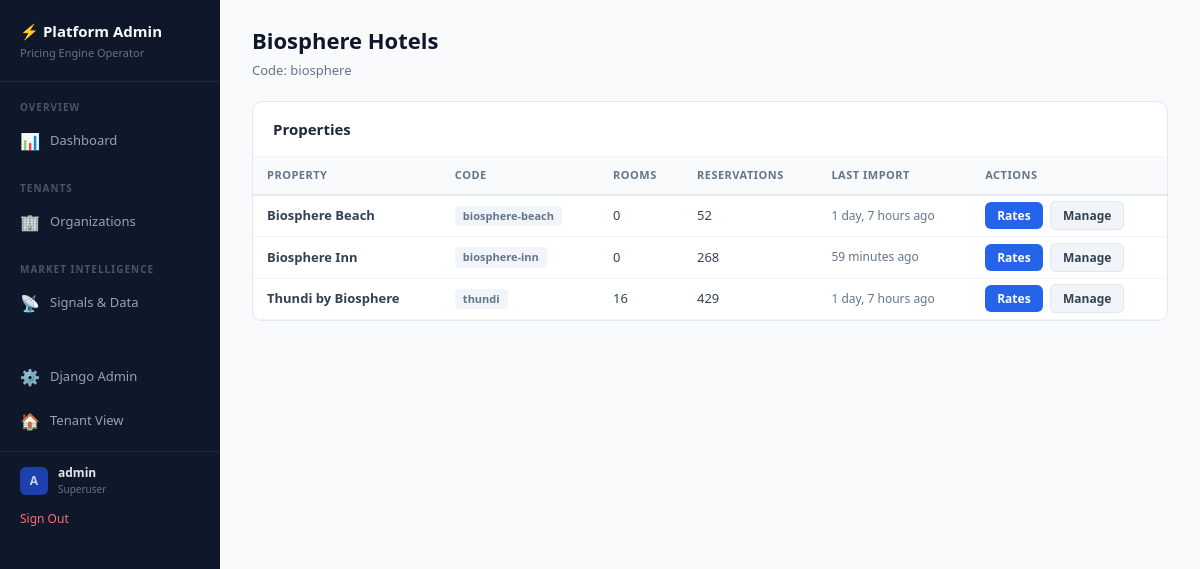
/platform/organizations/1/ (signed in), run on the app's committed database.
### pricing/models/core.py (models this page shows, shortened)
class Organization(models.Model):
    name = models.CharField(
        max_length=200,
        help_text="Organization name (e.g., 'Atoll Resorts Group')"
    )
    code = models.SlugField(
        max_length=50,
        unique=True,
        help_text="URL-friendly code (e.g., 'atoll-resorts')"
    )
    default_currency = models.CharField(
        max_length=3,
        default='USD',
        help_text="Default currency code (e.g., USD, EUR)"
    )
    currency_symbol = models.CharField(
        max_length=5,
        default='$',
        help_text="Currency symbol for display"
    )
    is_active = models.BooleanField(
        default=True,
        help_text="Whether this organization is active"
    )
    created_at = models.DateTimeField(auto_now_add=True)
    updated_at = models.DateTimeField(auto_now=True)
    class Meta:
        ordering = ['name']
        verbose_name = "Organization"
        verbose_name_plural = "Organizations"

class Property(models.Model):
    organization = models.ForeignKey(
        Organization,
        on_delete=models.PROTECT,
        related_name='properties',
        help_text="Parent organization"
    )
    name = models.CharField(
        max_length=200,
        default="My Hotel",
        help_text="Property name"
    )
    code = models.SlugField(
        max_length=50,
        help_text="URL-friendly code (e.g., 'biosphere-inn')"
    )
    reference_base_rate = models.DecimalField(
        max_digits=10,
        decimal_places=2,
        default=Decimal('100.00'),
        help_text="Reference rate for room index calculations (e.g., Standard Room rate)"
    )
    currency_symbol = models.CharField(
        max_length=5,
        default='$',
        help_text="Currency symbol to display"
    )
    location = models.CharField(
        max_length=255,
        blank=True,
        help_text="e.g., Maldives, Kaafu Atoll"
    )
    country_code = models.CharField(
        max_length=2,
        default='MV',
        db_index=True,
        help_text="ISO 3166-1 alpha-2 country code (e.g., 'MV' for Maldives)"
    )
    total_rooms = models.PositiveIntegerField(
        default=0,
        help_text="Total number of rooms (auto-calculated from room types)"
    )
    service_charge_percent = models.DecimalField(
        max_digits=5,
        decimal_places=2,
        default=Decimal('10.00'),
        validators=[MinValueValidator(0), MaxValueValidator(100)],
        help_text="Service charge percentage (e.g., 10.00 for 10%)"
    )
    tax_percent = models.DecimalField(
        max_digits=5,
        decimal_places=2,
        default=Decimal('16.00'),
        validators=[MinValueValidator(0), MaxValueValidator(100)],
        help_text="Tax percentage (e.g., 16.00 for 16% GST)"
    )
    tax_on_service_charge = models.BooleanField(
        default=True,
        help_text="Whether tax is calculated on subtotal + service charge (True) or just subtotal (False)"
    )
    min_rate_warning = models.DecimalField(
        max_digits=10,
        decimal_places=2,
        null=True,
        blank=True,
        help_text="Warn if any rate falls below this amount"
    )
    max_discount_warning = models.DecimalField(
        max_digits=5,
        decimal_places=2,
        null=True,
        blank=True,
        default=Decimal('40.00'),
        help_text="Warn if total discount percentage exceeds this value"
    )
    is_active = models.BooleanField(
        default=True,
        help_text="Whether this property is active"
    )
    created_at = models.DateTimeField(auto_now_add=True)
    updated_at = models.DateTimeField(auto_now=True)
    class Meta:
        ordering = ['organization', 'name']
        unique_together = ['organization', 'code']
        verbose_name = "Property"
        verbose_name_plural = "Properties"

### pricing/models/analytics.py (models this page shows, shortened)
class FileImport(models.Model):
    STATUS_CHOICES = [
        ('pending', 'Pending'),
        ('processing', 'Processing'),
        ('completed', 'Completed'),
        ('completed_with_errors', 'Completed with Errors'),
        ('failed', 'Failed'),
    ]
    hotel = models.ForeignKey(
        Property,
        on_delete=models.CASCADE,
        related_name='file_imports',
        null=True,
        blank=True,
        help_text="Property this import belongs to"
    )
    template = models.ForeignKey(
        ImportTemplate,
        on_delete=models.SET_NULL,
        null=True,
        blank=True,
        related_name='file_imports',
        help_text="Import template used for column mapping"
    )
    filename = models.CharField(max_length=255)
    file_hash = models.CharField(max_length=64, blank=True, db_index=True)
    import_type = models.CharField(max_length=30, default='reservation')
    status = models.CharField(max_length=30, choices=STATUS_CHOICES, default='pending', db_index=True)
    rows_total = models.PositiveIntegerField(default=0)
    rows_processed = models.PositiveIntegerField(default=0)
    rows_created = models.PositiveIntegerField(default=0)
    rows_updated = models.PositiveIntegerField(default=0)
    rows_skipped = models.PositiveIntegerField(default=0)
    errors = models.JSONField(default=list, blank=True)
    column_map_used = models.JSONField(default=dict, blank=True)
    date_range_start = models.DateField(null=True, blank=True)
    date_range_end = models.DateField(null=True, blank=True)
    started_at = models.DateTimeField(null=True, blank=True)
    completed_at = models.DateTimeField(null=True, blank=True)
    imported_by = models.CharField(max_length=100, blank=True)
    notes = models.TextField(blank=True)
    created_at = models.DateTimeField(auto_now_add=True)
    updated_at = models.DateTimeField(auto_now=True)
    class Meta:
        ordering = ['-created_at']
        verbose_name = "File Import"
        verbose_name_plural = "File Imports"

### platform_data/views.py (the view)
# urls.py: path('organizations/<int:pk>/', views.PlatformOrgDetailView.as_view(), name='org_detail'),
class PlatformOrgDetailView(SuperuserRequiredMixin, TemplateView):
    template_name = 'platform_data/org_detail.html'
    def get_context_data(self, **kwargs):
        context = super().get_context_data(**kwargs)
        from pricing.models import Organization
        from pricing.models.analytics import FileImport, Reservation
        org = get_object_or_404(Organization, pk=self.kwargs['pk'], is_active=True)
        context['org'] = org
        props = org.properties.filter(is_active=True)
        prop_list = []
        for prop in props:
            last_import = FileImport.objects.filter(
                hotel=prop, status__in=['completed', 'completed_with_errors']
            ).order_by('-created_at').first()
            res_count = Reservation.objects.filter(hotel=prop).count()
            prop_list.append({
                'property': prop,
                'reservation_count': res_count,
                'last_import': last_import,
            })
        context['properties'] = prop_list
        return context

### platform_data/views.py (called while the page is built)
    def test_func(self):
        return self.request.user.is_authenticated and self.request.user.is_superuser

### platform_data/templates/platform_data/org_detail.html (shortened to what this page needs)
{% extends "platform_data/base.html" %}
{% block page_title %}{{ org.name }}{% endblock %}
{% block page_subtitle %}Code: {{ org.code }}{% endblock %}
{% block content %}
<div class="platform-card">
    <div class="platform-card-header"><h3>Properties</h3></div>
    <div class="platform-card-body">
        {% if properties %}
        <table class="data-table">
            <thead><tr><th>Property</th><th>Code</th><th>Rooms</th><th>Reservations</th><th>Last Import</th><th>Actions</th></tr></thead>
            <tbody>
            {% for item in properties %}
            <tr>
                <td style="font-weight:600;">{{ item.property.name }}</td>
                <td><span class="badge badge-gray">{{ item.property.code }}</span></td>
                <td>{{ item.property.total_rooms }}</td>
                <td>{{ item.reservation_count }}</td>
                <td style="font-size:12px; color:#64748b;">{% if item.last_import %}{{ item.last_import.created_at|timesince }} ago{% else %}Never{% endif %}</td>
                <td>
                    <a href="/org/{{ org.code }}/{{ item.property.code }}/rates/" class="btn btn-sm btn-primary" style="margin-right:4px;">Rates</a>
                    <a href="/{{ org.code }}/{{ item.property.code }}/manage/" class="btn btn-sm" style="background:#f1f5f9; border:1px solid #e2e8f0;">Manage</a>
                </td>
            </tr>
            {% endfor %}
            </tbody>
        </table>
        {% else %}
        <div class="empty-state"><p>No properties in this organization.</p></div>
        {% endif %}
    </div>
</div>
{% endblock %}

### platform_data/templates/platform_data/base.html (shortened to what this page needs)
<!DOCTYPE html>
<html lang="en">
<head>
    <script src="https://cdn.tailwindcss.com"></script>
</head>
<body>
<nav class="platform-nav">
    <div class="nav-header">
        <h1>⚡ Platform Admin</h1>
        <p>Pricing Engine Operator</p>
    </div>
    <div class="nav-section">Overview</div>
    <a href="{% url 'platform:dashboard' %}" class="nav-link {% if active_section == 'dashboard' %}active{% endif %}">
        <span class="icon">📊</span> Dashboard
    </a>
    <div class="nav-section">Tenants</div>
    <a href="{% url 'platform:organizations' %}" class="nav-link {% if active_section == 'organizations' %}active{% endif %}">
        <span class="icon">🏢</span> Organizations
    </a>
    <div class="nav-section">Market Intelligence</div>
    <a href="{% url 'platform:signals' %}" class="nav-link {% if active_section == 'signals' %}active{% endif %}">
        <span class="icon">📡</span> Signals & Data
    </a>
    <div class="nav-section" style="margin-top:auto;"></div>
    <a href="/admin/" class="nav-link" style="margin-top:16px;">
        <span class="icon">⚙</span> Django Admin
    </a>
    <a href="/" class="nav-link">
        <span class="icon">🏠</span> Tenant View
    </a>
    {% if user.is_authenticated %}
    <div style="padding:12px 20px; border-top:1px solid #1e293b; margin-top:8px;">
        <div style="display:flex; align-items:center; gap:10px;">
            <div style="width:28px; height:28px; background:#1e40af; border-radius:6px; display:flex; align-items:center; justify-content:center; font-size:12px; font-weight:700; color:#bfdbfe;">
                {{ user.username|make_list|first|upper }}
            </div>
            <div>
                <div style="font-size:12px; font-weight:600; color:#e2e8f0;">{{ user.username }}</div>
                <div style="font-size:10px; color:#64748b;">{% if user.is_superuser %}Superuser{% elif user.is_staff %}Staff{% endif %}</div>
            </div>
        </div>
        <form method="post" action="{% url 'logout' %}" style="margin-top:8px;">
            <button type="submit" style="background:none; border:none; color:#f87171; font-size:12px; cursor:pointer; padding:0; font-weight:500;">
                Sign Out
            </button>
        </form>
    </div>
    {% endif %}
</nav>
<main class="platform-main">
    <div style="margin-bottom:20px;">
        <h2 style="font-size:22px; font-weight:800; color:#0f172a;">{% block page_title %}Platform{% endblock %}</h2>
        <p style="font-size:13px; color:#64748b; margin-top:4px;">{% block page_subtitle %}{% endblock %}</p>
    </div>
    {% block content %}{% endblock %}
</main>
</body>
</html>

### data on the page
Organization: name "Biosphere Hotels", code "biosphere"
Property: property.name "Biosphere Beach", property.code "biosphere-beach", property.total_rooms "0", reservation_count "52", last_import.created_at "1 day, 7 hours"
Property: property.name "Biosphere Inn", property.code "biosphere-inn", property.total_rooms "0", reservation_count "268", last_import.created_at "59 minutes"
Property: property.name "Thundi by Biosphere", property.code "thundi", property.total_rooms "16", reservation_count "429", last_import.created_at "1 day, 7 hours"

### other printed values
{{ user.username|make_list|first|upper }} "A"
{{ user.username }} "admin"
